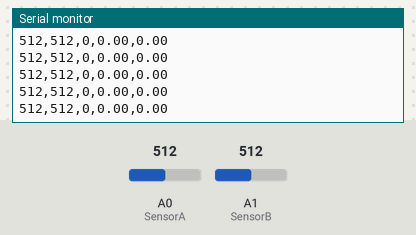
The sketch below on a simulated Arduino Uno, built with avr-gcc and run on an emulated ATmega328P. Parts: the last lines printed to the serial monitor. The test bench sets the inputs (shaded band); at power-on: A0 (SensorA) = 512, A1 (SensorB) = 512.

Above: at 1.2 s.
1.3 s: A0 (SensorA) set to 110
At 2.4 s:
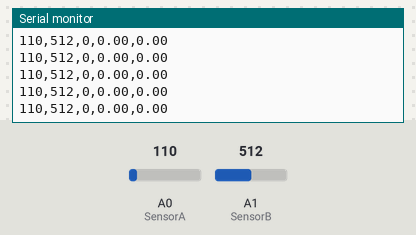
4.3 s: A0 (SensorA) set to 91
At 5.3 s:
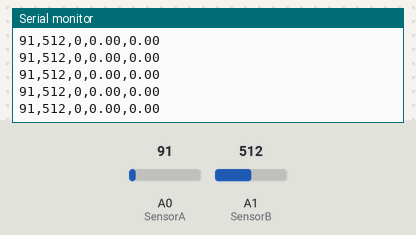
5.8 s: A1 (SensorB) set to 887
At 6.7 s:
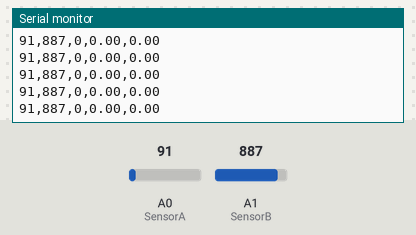
7.3 s: A1 (SensorB) set to 918
At 8.1 s:
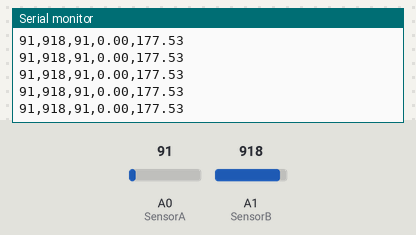
11.8 s: A0 (SensorA) set to 447
At 12.5 s:
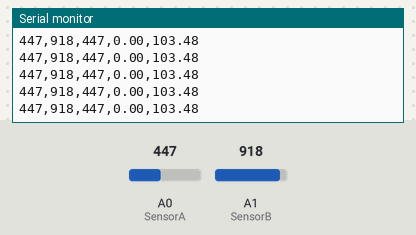
13.3 s: A0 (SensorA) set to 480
At 14.0 s:
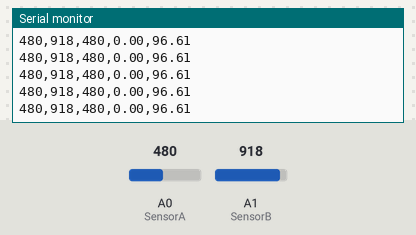
Timing chart, 0 to 16.3 s (numbered marks = the images above; inputs shaded):
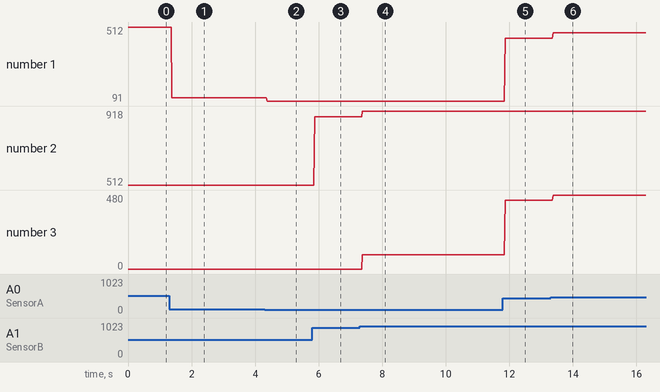

The sketch:

P09_00_00-Test2.ino
```cpp
/*
   P09_00_00-Test2
   Project: P09_00_00 OwlBuddy
   Notes: Testing reading two sensors

   Connections
   GND   - Potentiometer GND
   VCC   - Potentiometer vcc
   PinA0 - Potentiometer 1 output
   PinA1 - Potentiometer 2 output
*/

//Sleep mode (interrupt)

//Settings
byte AppxPosErr = 10;
byte FinePosErr = 5;

//Global variables (General)
byte i;
bool Nap;
byte TimePos;
byte SensorNumber;
int  SensorValue;

//Define pins
#define SensorPWR     9  //Potentiometer power
#define SensorA      A0  //Blue wire
#define SensorB      A1  //White wire

//Global variables (Potentiometer Functions)
int   ValSensor;
int   ValSensorA;
int   ValSensorB;
bool  StableA;
bool  StableB;
double   Position;
int   Selected;
int SensorReadingsA[20];
int SensorReadingsB[20];

//Potentiometer Calibration
int LimitA[] = {7,900};
int LimitB[] = {28,900};
double EqA[] = {-4.806935248,944.398238};
double EqB[] = {-4.879848796,1843.686565};


//Temporary variables
double temp;

void setup()
{
  //Serial
  Serial.begin(9600);
  Serial.println("Setup");

  //General pin setup
  pinMode(SensorPWR, OUTPUT);
  pinMode(SensorA, INPUT);
  pinMode(SensorB, INPUT);
}


void loop()
{

  GetPosition();
}

void GetPosition(){
  //Get sensor reading
  //ValSensorA = analogRead(SensorA)+1000;
  //ValSensorB = analogRead(SensorB)+2000;
  ValSensorA = analogRead(SensorA);
  ValSensorB = analogRead(SensorB);

  //Condition both sensors might be valid
  /*
  if (
       (
        (ValSensorA>LimitA[0]) && (ValSensorA<LimitA[1])
       )
       &&
       (
        (ValSensorB>LimitB[0]) && (ValSensorB<LimitB[1])
       )
     ){

int LimitA[] = {7,900};
int LimitB[] = {28,900};
     */

    Position = 0;
    if((ValSensorA<900) && (ValSensorB<900) && (ValSensorA>7) && (ValSensorB>28)){
      for (byte i=0; i<20; i++){
        SensorReadingsA[i] = analogRead(SensorA);
        SensorReadingsB[i] = analogRead(SensorB);
      }
      //Calculate variance
    //double VarianceSensorA = SampleVariance(SensorReadingsA);
    //double VarianceSensorB = SampleVariance(SensorReadingsB);
    }else{
      if(ValSensorA > 900){
        Selected = ValSensorB;
        temp = ValSensorB-EqB[1];
        Position = (ValSensorB-EqB[1])/EqB[0];
      }
      else{
        Selected = ValSensorA;
        Position = (ValSensorA-EqA[1])/EqA[0];
      }
      //Position = (ValSensorA > 900) ? (EqB[0]*ValSensorB+EqB[1]) : (EqA[0]*ValSensorA+EqA[1]);
    }


  Serial.print(ValSensorA);
  Serial.print(",");
  Serial.print(ValSensorB);
  Serial.print(",");
  Serial.print(Selected);
  Serial.print(",");
  Serial.print(temp);
  Serial.print(",");
  Serial.println(Position);
}

//General Referance
//Arduino variable limits https://thmuses.wordpress.com/2014/01/05/arduino-variable-types/
```

Measured:
- after the input at 1.3 s, the serial monitor: prints a new line after 0.08 s (image 1)
- after the input at 4.3 s, the serial monitor: prints a new line after 0.08 s (image 2)
- after the input at 5.8 s, the serial monitor: prints a new line after 0.07 s (image 3)
- after the input at 7.3 s, the serial monitor: prints a new line after 0.07 s (image 4)
- after the input at 11.8 s, the serial monitor: prints a new line after 0.07 s (image 5)
- after the input at 13.3 s, the serial monitor: prints a new line after 0.08 s (image 6)
- plotted number 1: 512 → 110 after the input at 1.3 s, 110 → 91 after the input at 4.3 s, 91 → 447 after the input at 11.8 s, 447 → 480 after the input at 13.3 s
- plotted number 2: 512 → 887 after the input at 5.8 s, 887 → 918 after the input at 7.3 s
